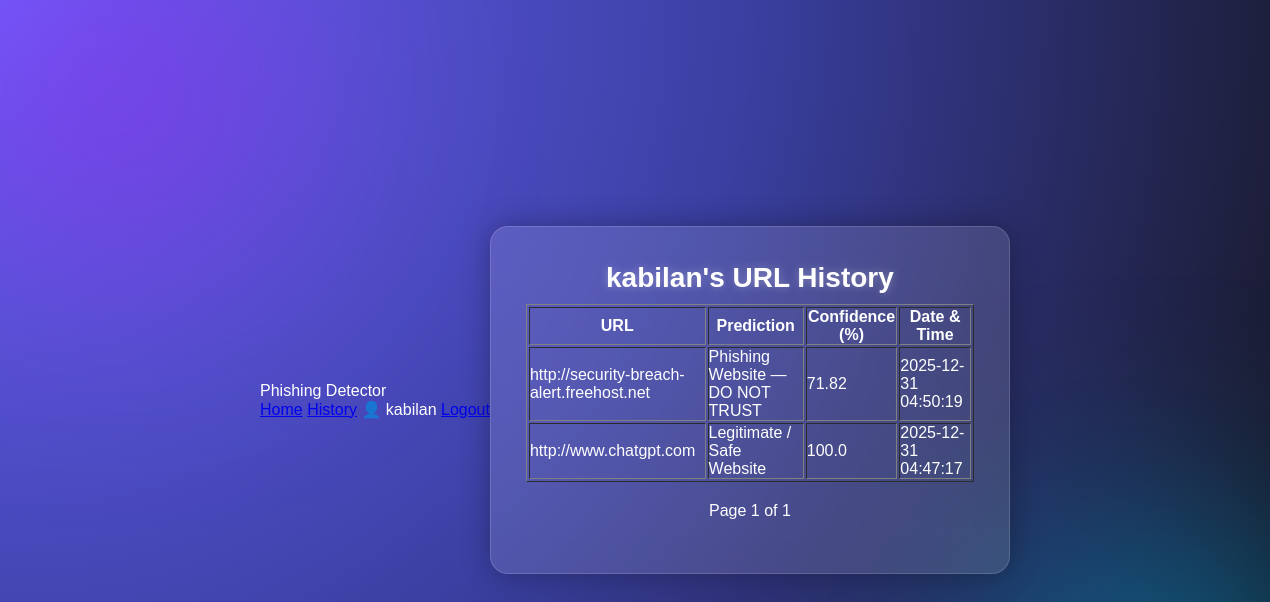
The app's page /history (signed in) with its own data.
### tables this page shows
CREATE TABLE history (
            id INTEGER PRIMARY KEY AUTOINCREMENT,
            username TEXT,
            url TEXT,
            prediction TEXT,
            confidence REAL,
            timestamp DATETIME DEFAULT CURRENT_TIMESTAMP
        );

### app.py (the view)
@app.route('/history')
def history():
    if 'user' not in session:
        return redirect(url_for('login'))
    user = session['user']
    page = request.args.get('page', 1, type=int)
    per_page = 5
    offset = (page - 1) * per_page
    conn = sqlite3.connect('database.db')
    cursor = conn.cursor()
    cursor.execute("SELECT COUNT(*) FROM history WHERE username = ?", (user,))
    total_records = cursor.fetchone()[0]
    cursor.execute("""
        SELECT url, prediction, confidence, timestamp
        FROM history
        WHERE username = ?
        ORDER BY timestamp DESC
        LIMIT ? OFFSET ?
    """, (user, per_page, offset))
    records = cursor.fetchall()
    conn.close()
    total_pages = math.ceil(total_records / per_page)
    return render_template(
        'history.html',
        records=records,
        user=user,
        page=page,
        total_pages=total_pages
    )

### templates/history.html (shortened to what this page needs)
<!DOCTYPE html>
<html>
<head>
    <link rel="stylesheet" href="{{ url_for('static', filename='style.css') }}">
</head>
<body>
<div class="navbar">
  <div class="nav-left">
    <span class="logo">Phishing Detector</span>
  </div>
  <div class="nav-right">
    <a href="{{ url_for('home') }}">Home</a>
    <a href="{{ url_for('history') }}">History</a>
    <span class="user">👤 {{ user }}</span>
    <a href="{{ url_for('logout') }}" class="logout">Logout</a>
  </div>
</div>
<div class="card">
    <h2>{{ user }}'s URL History</h2>
    {% if records %}
    <table border="1" width="100%" cellpadding="8">
        <tr>
            <th>URL</th>
            <th>Prediction</th>
            <th>Confidence (%)</th>
            <th>Date & Time</th>
        </tr>
        {% for row in records %}
        <tr>
            <td>{{ row[0] }}</td>
            <td>{{ row[1] }}</td>
            <td>{{ row[2] if row[2] else 'N/A' }}</td>
            <td>{{ row[3] }}</td>
        </tr>
        {% endfor %}
    </table>
    <div style="margin-top: 20px; text-align: center;" >
    Page {{ page }} of {{ total_pages }}
</div>
    {% else %}
    <p>No history found.</p>
    {% endif %}
    <br>
</div>
</body>
</html>

### static/style.css (style rules this page uses)
* { margin: 0; padding: 0; box-sizing: border-box; font-family: "Poppins", sans-serif; }
body { height: 100vh; background: radial-gradient(circle at top left, #6c63ff, #3a3fa0, #111); overflow: hidden; display: flex; justify-content: center; align-items: center; color: #fff; position: relative; }
body::before, body::after { content: ""; position: absolute; width: 350px; height: 350px; border-radius: 50%; filter: blur(120px); z-index: -1; }
body::before { background: rgba(138, 43, 226, 0.6); top: -80px; left: -60px; }
body::after { background: rgba(0, 191, 255, 0.5); bottom: -80px; right: -60px; }
.card { width: 100%; max-width: 520px; background: rgba(255, 255, 255, 0.12); padding: 35px; border-radius: 18px; backdrop-filter: blur(15px); border: 1px solid rgba(255,255,255,0.15); box-shadow: 0 0 30px rgba(0,0,0,0.3); animation: fadeIn 0.9s ease, floatUp 4s infinite ease-in-out alternate; }
h2 { text-align: center; font-size: 28px; margin-bottom: 10px; font-weight: 700; text-shadow: 0 0 8px rgba(255,255,255,0.3); }

### records on screen
history: url "http://security-breach-alert.freehost.net", prediction "Phishing Website — DO NOT TRUST", confidence "71.82", timestamp "2025-12-31 04:50:19"
history: url "http://www.chatgpt.com", prediction "Legitimate / Safe Website", confidence "100.0", timestamp "2025-12-31 04:47:17"

### other values on screen
{{ user }} "kabilan"
{{ page }} "1"
{{ total_pages }} "1"
